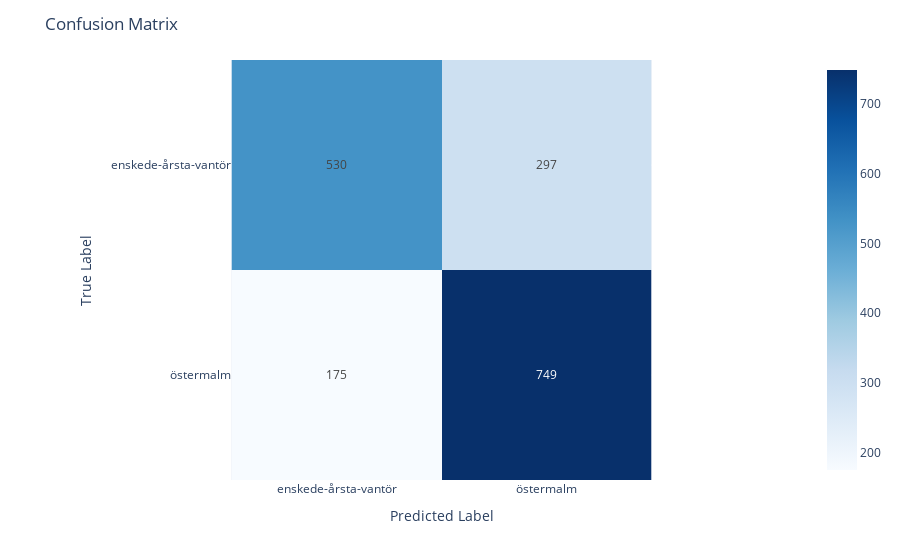

Here is the notebook cell this chart was saved with:
### Code cell
labels = ['enskede-årsta-vantör', 'östermalm']
classifier_model(df, labels, MultinomialNB(), '2n')
evaluate_model(df, labels, 'model_MultinomialNB()_2n')

### Figure 1 — Plotly figure (JSON) as saved in the notebook; plotly's stock layout.template omitted (floating-point values rounded to 4 significant figures)
{"data": [{"coloraxis": "coloraxis", "hovertemplate": "x: %{x}<br>y: %{y}<br>color: %{z}<extra></extra>", "name": "0", "texttemplate": "%{z}", "type": "heatmap", "x": ["enskede-årsta-vantör", "östermalm"], "xaxis": "x", "y": ["enskede-årsta-vantör", "östermalm"], "yaxis": "y", "z": [[530, 297], [175, 749]]}], "layout": {"coloraxis": {"colorscale": [[0, "rgb(247,251,255)"], [0.125, "rgb(222,235,247)"], [0.25, "rgb(198,219,239)"], [0.375, "rgb(158,202,225)"], [0.5, "rgb(107,174,214)"], [0.625, "rgb(66,146,198)"], [0.75, "rgb(33,113,181)"], [0.875, "rgb(8,81,156)"], [1, "rgb(8,48,107)"]]}, "margin": {"t": 60}, "title": {"text": "Confusion Matrix"}, "xaxis": {"anchor": "y", "constrain": "domain", "domain": [0, 1], "scaleanchor": "y", "title": {"text": "Predicted Label"}}, "yaxis": {"anchor": "x", "autorange": "reversed", "constrain": "domain", "domain": [0, 1], "title": {"text": "True Label"}}}}
